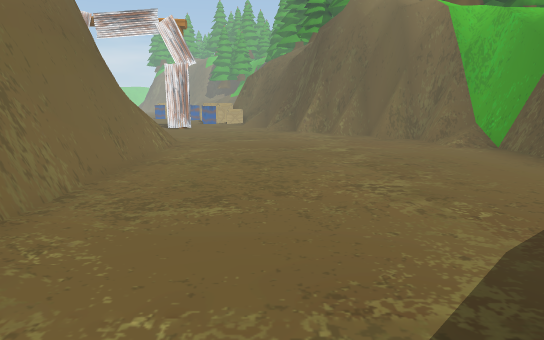
[1] (above)

14 first-person views from a walk through a Unity game level. The camera is 1.2 m above the floor, tilts 10° down and sees 70° across. The floor is counted in squares, 1 m on a side. Each view is taken from the middle of a square. On the plan, view 1 faces up. The plan holds only what a view shows up to about 15 squares ahead; the rest is blank. The place goes on beyond the plan. The player character is not drawn. Some animated figures are not drawn.

[2]
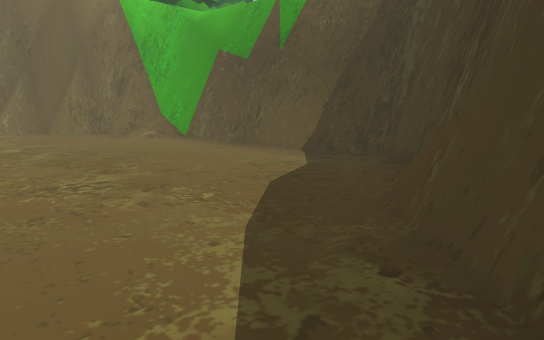

[3]
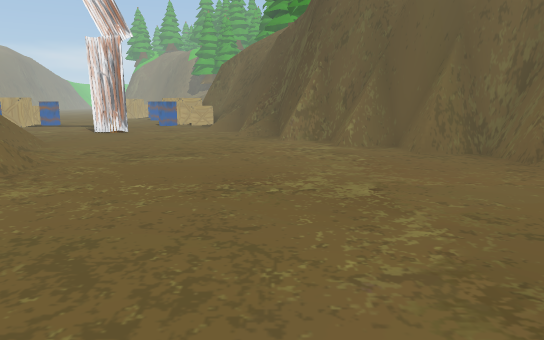

[4]
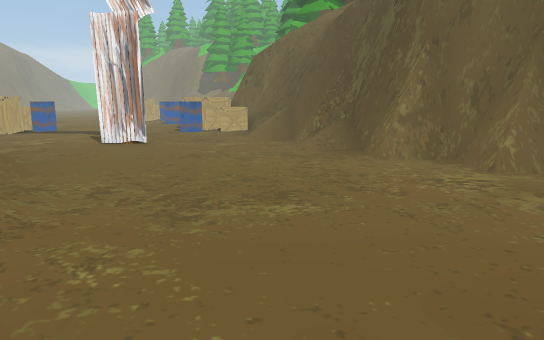

[5]
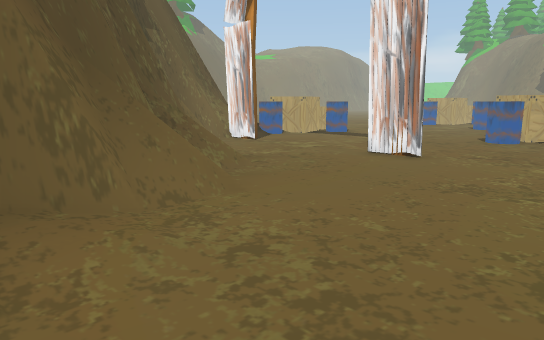

[6]
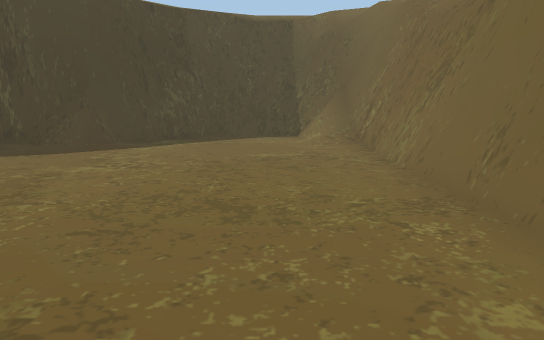

[7]
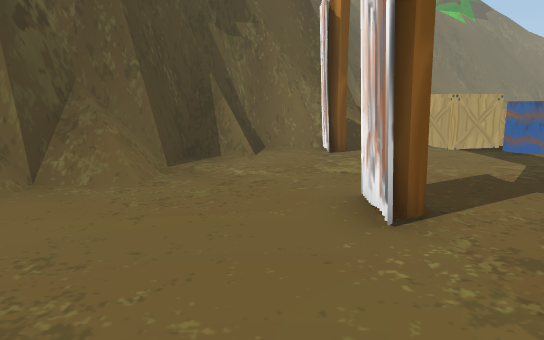

[8]
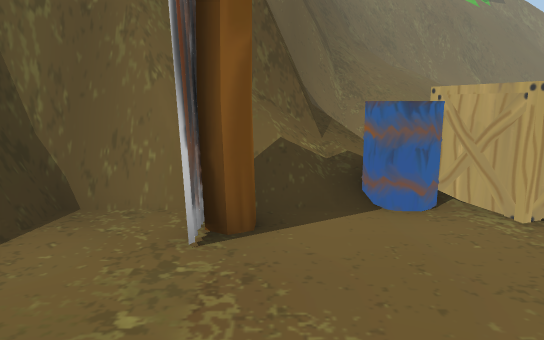

[9]
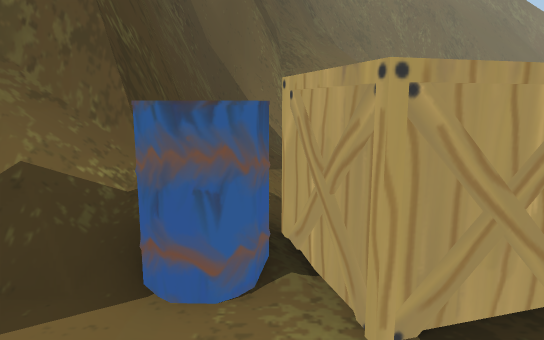

[10]
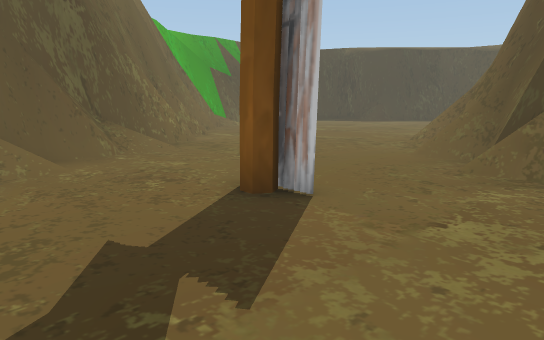

[11]
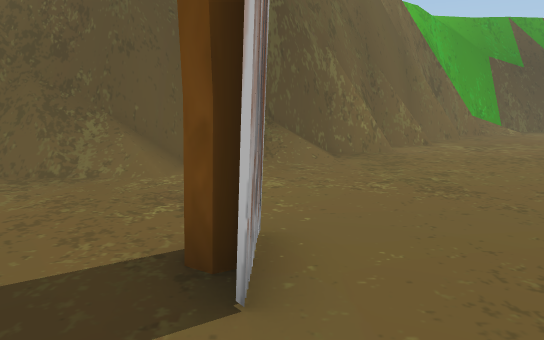

[12]
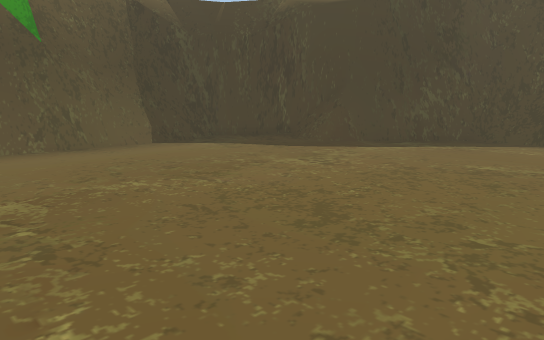

[13]
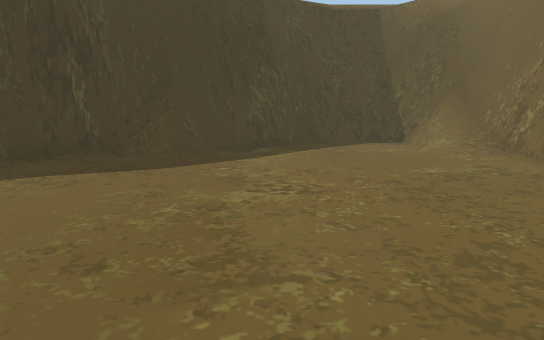

[14]
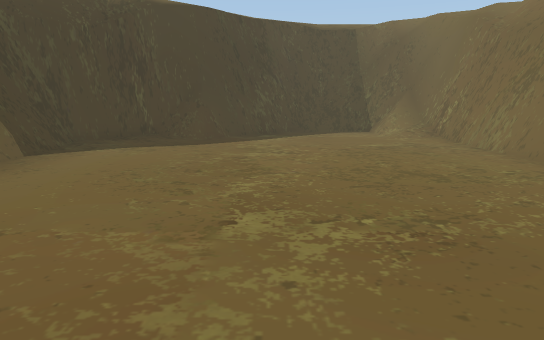

### Floor plan
Key: @ floor where view 1 was taken; # wall or solid block; . main floor; : floor 0.25 m higher than the main floor; + floor 4.5 m higher than the main floor; * floor 5 m higher than the main floor; / step, stairs or slope; = window, fence, low wall or low ledge; v drop or lower ground; O other object.
Columns run from 25 left of view 1 to 10 right of it. Each row starts with its distance up from view 1.
 26 #=/////       O......O.#=#
 25 v####==//////OO........./##v
 24    v##=//////O........../##v
 23     v########=O.....O....##v
 22       v    ###OO...OO....#=#v
 21            v##.........../=# v
 20             v###..........###vv
 19              v####=........=##vv
 18               v###=.........###vv
 17                  ###=.........##v
 16                   ##=.........###v//
 15                    ##:.........###v/
 14                     #=.........//#v
 13                     ##.........//#vv
 12                      #...........##v
 11                      #...........##v
 10                      #...........##v
  9                      #...........##v
  8                      #...........##v
  7                      #...........##v
  6                      #...........##+
  5                     v#..........:#v#
  4                    /v#:........:##v
  3                    /v#/:.....###vv/
  2                    /v#//....###v*
  1                    /v#==...##vv/
  0                    //v###@=#vv/
 -1                    //vv#==#vv
 -2                      /vvvvvv/
 -3                        ///*
 -4                        ///

Where each view was taken, in squares from view 1:
view 1: 0 up, 0 right, facing up
view 2: 1 up, 0 right, facing up-right
view 3: 7 up, 1 right, facing up
view 4: 11 up, 1 left, facing up
view 5: 14 up, 1 left, facing up-left
view 6: 14 up, 1 left, facing down
view 7: 21 up, 1 left, facing left
view 8: 23 up, 7 left, facing left
view 9: 25 up, 9 left, facing left
view 10: 26 up, 9 left, facing down-right
view 11: 22 up, 8 left, facing right
view 12: 13 up, 3 left, facing down-right
view 13: 12 up, 2 right, facing down
view 14: 16 up, 2 right, facing down
